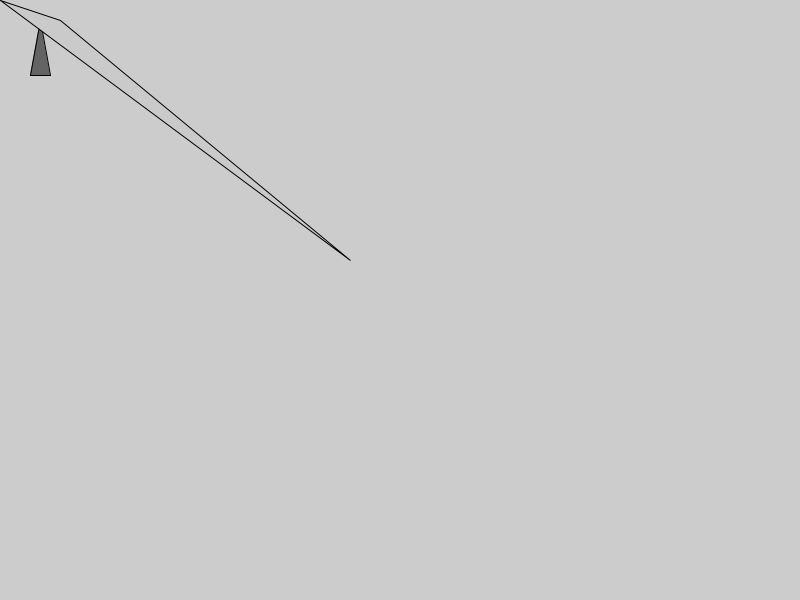
Frame 1 (no input)
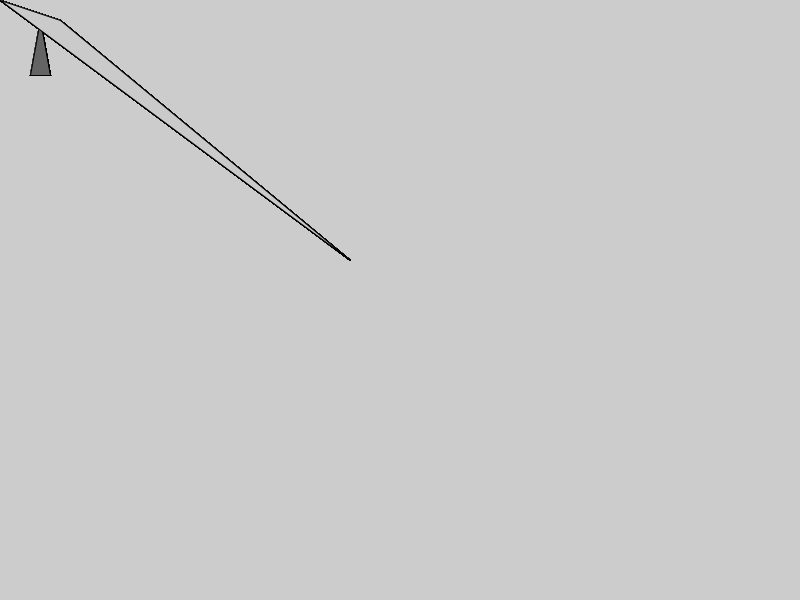
Frame 60 (the mouse pressed at the canvas centre just before this capture)
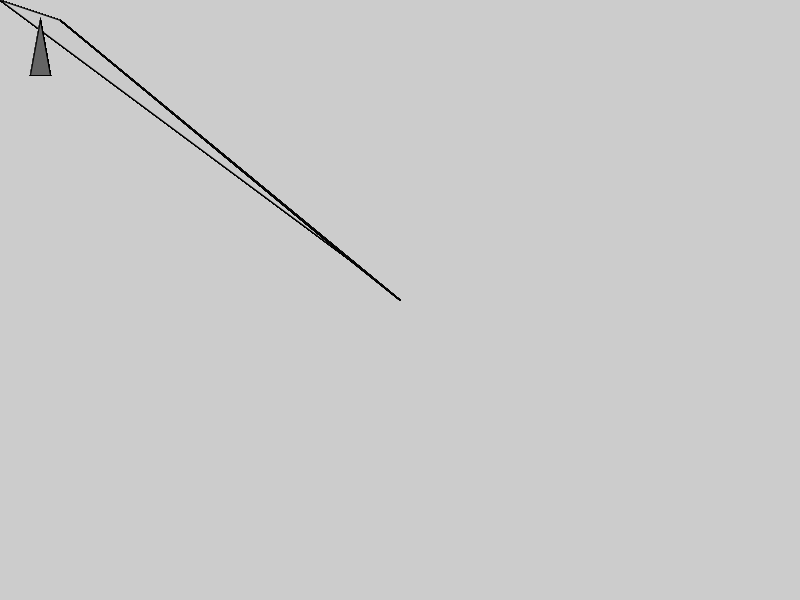
Frame 120 (the mouse held since frame 60 and released just before this capture)

The Processing sketch that drew these frames (run headless with seeded random() and noise(); from frame 60 on, the mouse is pressed at the canvas centre):

// Processing sketch: processing_97422
// ── processing_97422.pde

float logosize;
float logox;
float logoy;

void setup() {
  size(800, 600);
  
  logox = width/2;
  logoy = height/2;
}

void draw(){
  if(logosize > width){
  logosize=1;
  }
  else{
  logosize = logosize +1;
  }
  
  fill(200);
 beginShape(TRIANGLES);
  fill(100);
  vertex(30, 75);
  vertex(40, 20);
  vertex(50, 75);
  
  fill(202);
  vertex(60, 20);
  vertex(mouseX, mouseY);
  vertex(350, 260);
  endShape();
}

void mouseClicked(){
    logox = mouseX;
    logoy = mouseY;
}
